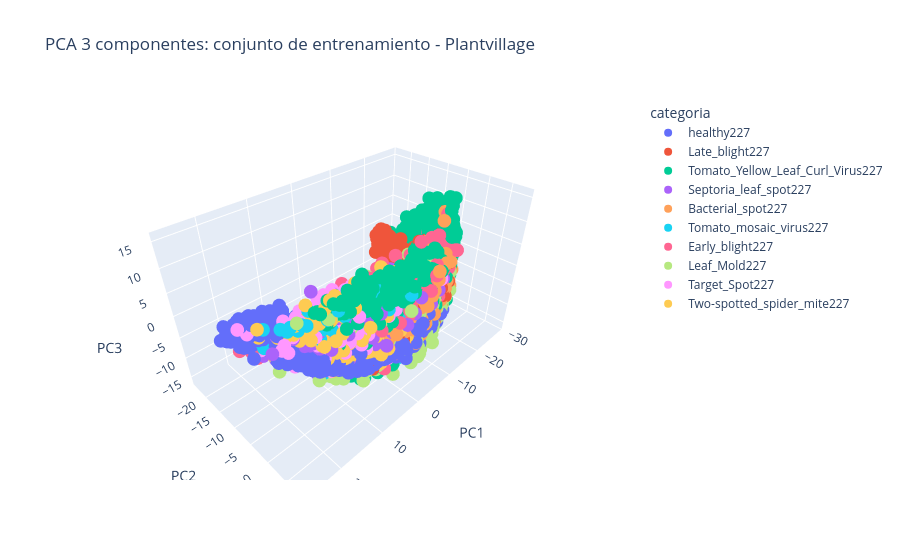
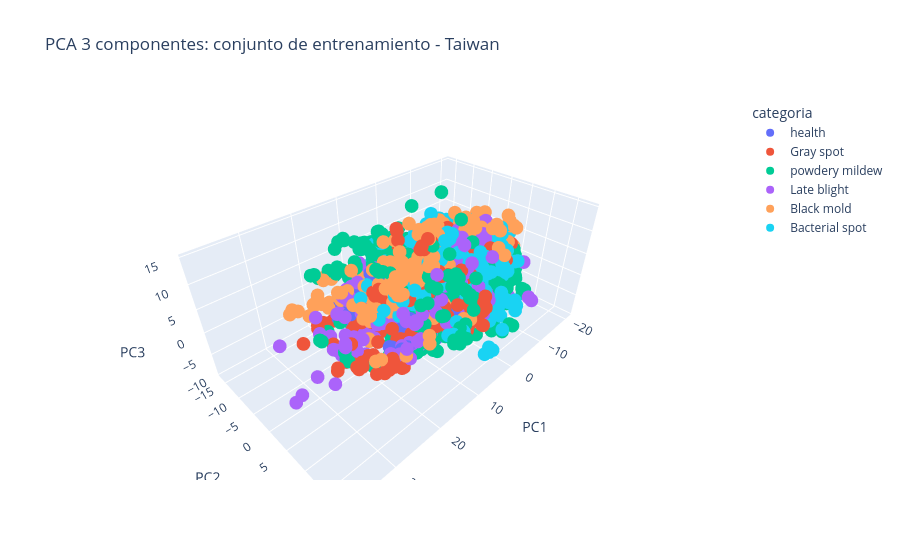

Notebook source saved alongside these figures, in order:
### Code cell
# PCA con 3 componentes, visualización a detalle
pca_plant_3 = PCA(n_components=3)
X_pca_plant_3 = pca_plant_3.fit_transform(X_train_plant_std)

df_pca_plant_3 = pd.DataFrame(X_pca_plant_3, columns=['PC1', 'PC2', 'PC3'])
df_pca_plant_3['categoria'] = y_train_plant

fig = px.scatter_3d(
    df_pca_plant_3, x='PC1', y='PC2', z='PC3', color='categoria',
    title='PCA 3 componentes: conjunto de entrenamiento - Plantvillage'
)
fig.show()

pca_taiwan_3 = PCA(n_components=3)
X_pca_taiwan_3 = pca_taiwan_3.fit_transform(X_train_taiwan_std)

df_pca_taiwan_3 = pd.DataFrame(X_pca_taiwan_3, columns=['PC1', 'PC2', 'PC3'])
df_pca_taiwan_3['categoria'] = y_train_taiwan

fig = px.scatter_3d(
    df_pca_taiwan_3, x='PC1', y='PC2', z='PC3', color='categoria',
    title='PCA 3 componentes: conjunto de entrenamiento - Taiwan'
)
fig.show()

### Figure 1 — Plotly figure (JSON) as saved in the notebook; plotly's stock layout.template omitted (floating-point values rounded to 4 significant figures; data arrays with more than 128 entries replaced by an {"elided": "..."} marker saying what was removed)
{"data": [{"hovertemplate": "categoria=healthy227<br>PC1=%{x}<br>PC2=%{y}<br>PC3=%{z}<extra></extra>", "legendgroup": "healthy227", "marker": {"color": "#636efa", "symbol": "circle"}, "mode": "markers", "name": "healthy227", "scene": "scene", "showlegend": true, "type": "scatter3d", "x": {"elided": "971 float values"}, "y": {"elided": "971 float values"}, "z": {"elided": "971 float values"}}, {"hovertemplate": "categoria=Late_blight227<br>PC1=%{x}<br>PC2=%{y}<br>PC3=%{z}<extra></extra>", "legendgroup": "Late_blight227", "marker": {"color": "#EF553B", "symbol": "circle"}, "mode": "markers", "name": "Late_blight227", "scene": "scene", "showlegend": true, "type": "scatter3d", "x": {"elided": "1137 float values"}, "y": {"elided": "1137 float values"}, "z": {"elided": "1137 float values"}}, {"hovertemplate": "categoria=Tomato_Yellow_Leaf_Curl_Virus227<br>PC1=%{x}<br>PC2=%{y}<br>PC3=%{z}<extra></extra>", "legendgroup": "Tomato_Yellow_Leaf_Curl_Virus227", "marker": {"color": "#00cc96", "symbol": "circle"}, "mode": "markers", "name": "Tomato_Yellow_Leaf_Curl_Virus227", "scene": "scene", "showlegend": true, "type": "scatter3d", "x": {"elided": "3233 float values"}, "y": {"elided": "3233 float values"}, "z": {"elided": "3233 float values"}}, {"hovertemplate": "categoria=Septoria_leaf_spot227<br>PC1=%{x}<br>PC2=%{y}<br>PC3=%{z}<extra></extra>", "legendgroup": "Septoria_leaf_spot227", "marker": {"color": "#ab63fa", "symbol": "circle"}, "mode": "markers", "name": "Septoria_leaf_spot227", "scene": "scene", "showlegend": true, "type": "scatter3d", "x": {"elided": "1054 float values"}, "y": {"elided": "1054 float values"}, "z": {"elided": "1054 float values"}}, {"hovertemplate": "categoria=Bacterial_spot227<br>PC1=%{x}<br>PC2=%{y}<br>PC3=%{z}<extra></extra>", "legendgroup": "Bacterial_spot227", "marker": {"color": "#FFA15A", "symbol": "circle"}, "mode": "markers", "name": "Bacterial_spot227", "scene": "scene", "showlegend": true, "type": "scatter3d", "x": {"elided": "1268 float values"}, "y": {"elided": "1268 float values"}, "z": {"elided": "1268 float values"}}, {"hovertemplate": "categoria=Tomato_mosaic_virus227<br>PC1=%{x}<br>PC2=%{y}<br>PC3=%{z}<extra></extra>", "legendgroup": "Tomato_mosaic_virus227", "marker": {"color": "#19d3f3", "symbol": "circle"}, "mode": "markers", "name": "Tomato_mosaic_virus227", "scene": "scene", "showlegend": true, "type": "scatter3d", "x": {"elided": "205 float values"}, "y": {"elided": "205 float values"}, "z": {"elided": "205 float values"}}, {"hovertemplate": "categoria=Early_blight227<br>PC1=%{x}<br>PC2=%{y}<br>PC3=%{z}<extra></extra>", "legendgroup": "Early_blight227", "marker": {"color": "#FF6692", "symbol": "circle"}, "mode": "markers", "name": "Early_blight227", "scene": "scene", "showlegend": true, "type": "scatter3d", "x": {"elided": "598 float values"}, "y": {"elided": "598 float values"}, "z": {"elided": "598 float values"}}, {"hovertemplate": "categoria=Leaf_Mold227<br>PC1=%{x}<br>PC2=%{y}<br>PC3=%{z}<extra></extra>", "legendgroup": "Leaf_Mold227", "marker": {"color": "#B6E880", "symbol": "circle"}, "mode": "markers", "name": "Leaf_Mold227", "scene": "scene", "showlegend": true, "type": "scatter3d", "x": {"elided": "580 float values"}, "y": {"elided": "580 float values"}, "z": {"elided": "580 float values"}}, {"hovertemplate": "categoria=Target_Spot227<br>PC1=%{x}<br>PC2=%{y}<br>PC3=%{z}<extra></extra>", "legendgroup": "Target_Spot227", "marker": {"color": "#FF97FF", "symbol": "circle"}, "mode": "markers", "name": "Target_Spot227", "scene": "scene", "showlegend": true, "type": "scatter3d", "x": {"elided": "843 float values"}, "y": {"elided": "843 float values"}, "z": {"elided": "843 float values"}}, {"hovertemplate": "categoria=Two-spotted_spider_mite227<br>PC1=%{x}<br>PC2=%{y}<br>PC3=%{z}<extra></extra>", "legendgroup": "Two-spotted_spider_mite227", "marker": {"color": "#FECB52", "symbol": "circle"}, "mode": "markers", "name": "Two-spotted_spider_mite227", "scene": "scene", "showlegend": true, "type": "scatter3d", "x": {"elided": "1009 float values"}, "y": {"elided": "1009 float values"}, "z": {"elided": "1009 float values"}}], "layout": {"legend": {"title": {"text": "categoria"}, "tracegroupgap": 0}, "scene": {"domain": {"x": [0, 1], "y": [0, 1]}, "xaxis": {"title": {"text": "PC1"}}, "yaxis": {"title": {"text": "PC2"}}, "zaxis": {"title": {"text": "PC3"}}}, "title": {"text": "PCA 3 componentes: conjunto de entrenamiento - Plantvillage"}}}

### Figure 2 — Plotly figure (JSON) as saved in the notebook; plotly's stock layout.template omitted (floating-point values rounded to 4 significant figures; data arrays with more than 128 entries replaced by an {"elided": "..."} marker saying what was removed)
{"data": [{"hovertemplate": "categoria=health<br>PC1=%{x}<br>PC2=%{y}<br>PC3=%{z}<extra></extra>", "legendgroup": "health", "marker": {"color": "#636efa", "symbol": "circle"}, "mode": "markers", "name": "health", "scene": "scene", "showlegend": true, "type": "scatter3d", "x": {"elided": "648 float values"}, "y": {"elided": "648 float values"}, "z": {"elided": "648 float values"}}, {"hovertemplate": "categoria=Gray spot<br>PC1=%{x}<br>PC2=%{y}<br>PC3=%{z}<extra></extra>", "legendgroup": "Gray spot", "marker": {"color": "#EF553B", "symbol": "circle"}, "mode": "markers", "name": "Gray spot", "scene": "scene", "showlegend": true, "type": "scatter3d", "x": {"elided": "507 float values"}, "y": {"elided": "507 float values"}, "z": {"elided": "507 float values"}}, {"hovertemplate": "categoria=powdery mildew<br>PC1=%{x}<br>PC2=%{y}<br>PC3=%{z}<extra></extra>", "legendgroup": "powdery mildew", "marker": {"color": "#00cc96", "symbol": "circle"}, "mode": "markers", "name": "powdery mildew", "scene": "scene", "showlegend": true, "type": "scatter3d", "x": {"elided": "941 float values"}, "y": {"elided": "941 float values"}, "z": {"elided": "941 float values"}}, {"hovertemplate": "categoria=Late blight<br>PC1=%{x}<br>PC2=%{y}<br>PC3=%{z}<extra></extra>", "legendgroup": "Late blight", "marker": {"color": "#ab63fa", "symbol": "circle"}, "mode": "markers", "name": "Late blight", "scene": "scene", "showlegend": true, "type": "scatter3d", "x": {"elided": "598 float values"}, "y": {"elided": "598 float values"}, "z": {"elided": "598 float values"}}, {"hovertemplate": "categoria=Black mold<br>PC1=%{x}<br>PC2=%{y}<br>PC3=%{z}<extra></extra>", "legendgroup": "Black mold", "marker": {"color": "#FFA15A", "symbol": "circle"}, "mode": "markers", "name": "Black mold", "scene": "scene", "showlegend": true, "type": "scatter3d", "x": {"elided": "392 float values"}, "y": {"elided": "392 float values"}, "z": {"elided": "392 float values"}}, {"hovertemplate": "categoria=Bacterial spot<br>PC1=%{x}<br>PC2=%{y}<br>PC3=%{z}<extra></extra>", "legendgroup": "Bacterial spot", "marker": {"color": "#19d3f3", "symbol": "circle"}, "mode": "markers", "name": "Bacterial spot", "scene": "scene", "showlegend": true, "type": "scatter3d", "x": {"elided": "646 float values"}, "y": {"elided": "646 float values"}, "z": {"elided": "646 float values"}}], "layout": {"legend": {"title": {"text": "categoria"}, "tracegroupgap": 0}, "scene": {"domain": {"x": [0, 1], "y": [0, 1]}, "xaxis": {"title": {"text": "PC1"}}, "yaxis": {"title": {"text": "PC2"}}, "zaxis": {"title": {"text": "PC3"}}}, "title": {"text": "PCA 3 componentes: conjunto de entrenamiento - Taiwan"}}}
